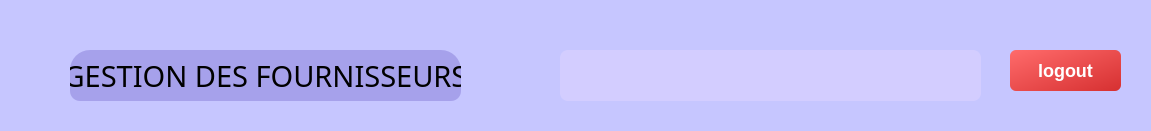
   <widget class="QFrame" name="frame_2">
    <property name="geometry">
     <rect>
      <x>220</x>
      <y>10</y>
      <width>1151</width>
      <height>131</height>
     </rect>
    </property>
    <property name="styleSheet">
     <string notr="true">background-color: rgb(198, 198, 255);
border-radius: 20px;</string>
    </property>
    <property name="frameShape">
     <enum>QFrame::Shape::StyledPanel</enum>
    </property>
    <property name="frameShadow">
     <enum>QFrame::Shadow::Raised</enum>
    </property>
    <widget class="QLabel" name="label_authUser">
     <property name="geometry">
      <rect>
       <x>560</x>
       <y>50</y>
       <width>421</width>
       <height>51</height>
      </rect>
     </property>
     <property name="styleSheet">
      <string notr="true">QLabel {
    color: white; /* Text color */
    background-color: rgb(211, 205, 255); /* Blue background */
    font-size: 20px; /* Text size */
    font-weight: bold; /* Bold text */
    padding: 10px; /* Space inside the label */
    border-radius: 8px; /* Rounded corners */
    text-align: center; /* Centers text */
}
</string>
     </property>
     <property name="text">
      <string/>
     </property>
    </widget>
    <widget class="QLabel" name="Sp_Label_Titre">
     <property name="geometry">
      <rect>
       <x>70</x>
       <y>50</y>
       <width>391</width>
       <height>51</height>
      </rect>
     </property>
     <property name="font">
      <font>
       <family>Trebuchet MS</family>
       <pointsize>22</pointsize>
      </font>
     </property>
     <property name="styleSheet">
      <string notr="true">background-color: rgba(35,10,152,50);
border-bottom-left-radius: 10px;
border-bottom-right-radius: 10px;</string>
     </property>
     <property name="text">
      <string>GESTION DES FOURNISSEURS</string>
     </property>
     <property name="alignment">
      <set>Qt::AlignmentFlag::AlignCenter</set>
     </property>
    </widget>
    <widget class="QLabel" name="label_8">
     <property name="geometry">
      <rect>
       <x>510</x>
       <y>50</y>
       <width>41</width>
       <height>41</height>
      </rect>
     </property>
     <property name="styleSheet">
      <string notr="true">image :url(:/imgs/userr.jpg)</string>
     </property>
     <property name="text">
      <string/>
     </property>
    </widget>
    <widget class="QPushButton" name="button_logout">
     <property name="geometry">
      <rect>
       <x>1010</x>
       <y>50</y>
       <width>111</width>
       <height>41</height>
      </rect>
     </property>
     <property name="styleSheet">
      <string notr="true">QPushButton {
    background: qlineargradient(x1:0, y1:0, x2:1, y2:1, stop:0 #ff6b6b, stop:1 #d63031);
    color: white;
    font-size: 18px;
    font-weight: bold;
    padding: 10px 20px;
    border-radius: 6px;
    border: none;
}

QPushButton:hover {
    background: qlineargradient(x1:0, y1:0, x2:1, y2:1, stop:0 #ff5252, stop:1 #b71c1c);
}

QPushButton:pressed {
    background: #b71c1c;
}
</string>
     </property>
     <property name="text">
      <string>logout</string>
     </property>
    </widget>
   </widget>
